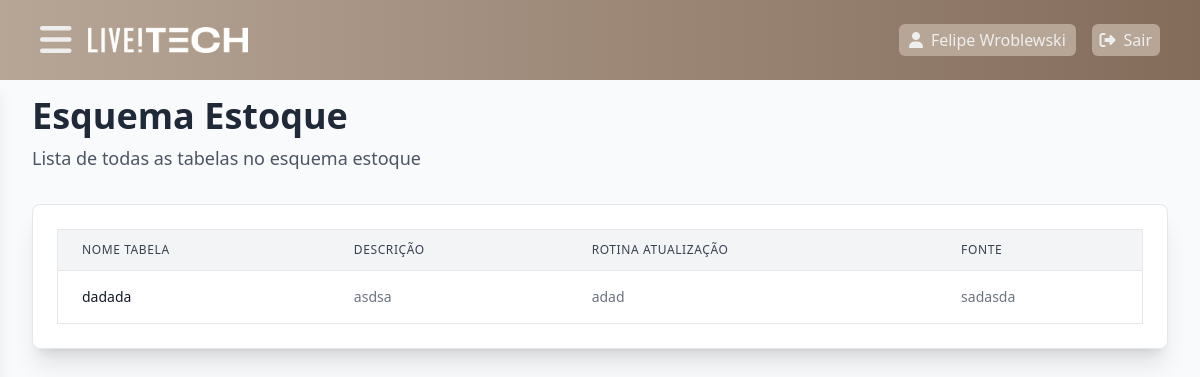
The app's page /esquemaApi/Api (signed in), older data.
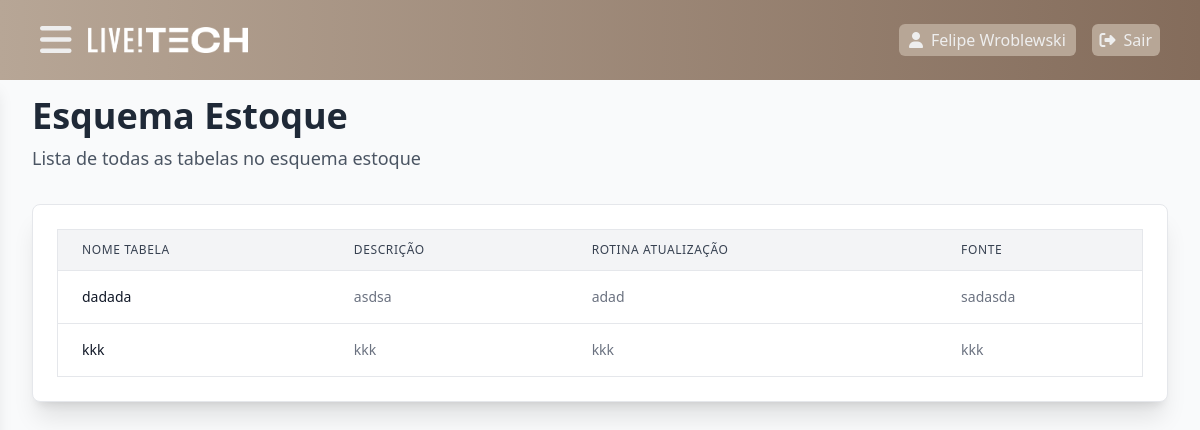
The same page, newer data.
### app/models.py (models this page shows)
class User(db.Model, UserMixin):
    id = db.Column(db.Integer, primary_key=True)
    nome = db.Column(db.String, nullable=False, default="Indivíduo Indigente")
    email = db.Column(db.String, nullable=False)
    senha = db.Column(db.String, nullable=True)
    adm = db.Column(db.Boolean, default=False)
    def puxar_nome(self):
        return self.nome

class Tabela(db.Model):
    id = db.Column(db.Integer, primary_key=True)
    nome_tabela = db.Column(db.String, nullable=False)
    descricao_tabela = db.Column(db.String, nullable=True)
    esquema = db.Column(db.String, nullable=False)
    dag_id = db.Column(db.Integer, db.ForeignKey('dag.id', name="fk_tabela_dag"), nullable=False)
    origem_id = db.Column(db.Integer, db.ForeignKey('origem.id', name="fk_tabela_origem"), nullable=False)
    dag = db.relationship('Dag', back_populates='tabelas')
    origem = db.relationship('Origem', back_populates='tabelas')
    colunas = db.relationship('Colunas', back_populates='tabela', lazy=True, cascade="all, delete-orphan")

class Dag(db.Model):
    id = db.Column(db.Integer, primary_key=True)
    dag = db.Column(db.String, nullable=False)
    schedule = db.Column(db.String, nullable=False)
    tabelas = db.relationship('Tabela', back_populates='dag', lazy=True)

class Origem(db.Model):
    id = db.Column(db.Integer, primary_key=True)
    sistema_origem = db.Column(db.String, nullable=False)
    tabela_origem = db.Column(db.String, nullable=False)
    tabelas = db.relationship('Tabela', back_populates='origem', lazy=True)

### app/views.py (the view)
@app.route('/esquemaApi/<string:nome_esquema>', methods=['GET'])
@login_required
def esquemaApi(nome_esquema):
    tabelas_do_esquema = get_tabelas_por_esquema(nome_esquema)
    return render_template('Esquemas/esquemaApi.html', esquema_atual=nome_esquema, tabelas=tabelas_do_esquema)

### app/models.py (called while the page is built)
@login_manager.user_loader
def load_user(user_id):
    return User.query.get(user_id)

### app/views.py (called while the page is built)
@app.after_request
def add_header(response):
    response.cache_control.no_store = True
    return response

@app.context_processor
def inject_user():
    return dict(current_user=current_user)

def get_tabelas_por_esquema(nome_esquema):
    from sqlalchemy.orm import joinedload
    tabelas = Tabela.query.options(
        joinedload(Tabela.dag),
        joinedload(Tabela.origem)
    ).filter_by(esquema=nome_esquema).all()
    return tabelas

### app/templates/Esquemas/esquemaApi.html
{% extends 'base.html' %}
{% block content %}
{% include 'navbar.html' %}
    <div class="h-screen w-full bg-brancoCinza">
        <div class="p-8 font-sans bg-gray-50 min-h-screen">
        <h1 class="text-4xl font-bold text-gray-800 mb-2 mt-16">Esquema Estoque</h1>
        <p class="text-lg text-gray-600 mb-8">Lista de todas as tabelas no esquema estoque</p>
        <div class="bg-white shadow-xl rounded-lg p-6 border border-gray-200">
            <div class="overflow-x-auto">
                <table class="min-w-full divide-y divide-gray-200 border border-gray-200 rounded-lg">
                    <thead class="bg-gray-100">
                        <tr>
                            <th scope="col" class="px-6 py-3 text-left text-xs font-medium text-gray-700 uppercase tracking-wider">Nome Tabela</th>
                            <th scope="col" class="px-6 py-3 text-left text-xs font-medium text-gray-700 uppercase tracking-wider">Descrição</th>
                            <th scope="col" class="px-6 py-3 text-left text-xs font-medium text-gray-700 uppercase tracking-wider">Rotina Atualização</th>
                            <th scope="col" class="px-6 py-3 text-left text-xs font-medium text-gray-700 uppercase tracking-wider">Fonte</th>
                        </tr>
                    </thead>
                    <tbody class="bg-white divide-y divide-gray-200">
                        {% for tabela in tabelas %}
                            <tr>
                                <td class="px-6 py-4 whitespace-nowrap text-sm font-medium text-gray-900">
                                    <a href="{{'tabelasApi'}}">{{ tabela.nome_tabela }}</a>
                                </td>
                                <td class="px-6 py-4 whitespace-nowrap text-sm text-gray-500">{{ tabela.descricao_tabela }}</td>
                                <td class="px-6 py-4 whitespace-nowrap text-sm text-gray-500">{{ tabela.dag.schedule }}</td>
                                <td class="px-6 py-4 whitespace-nowrap text-sm text-gray-500">{{ tabela.origem.sistema_origem }}</td>
                            </tr>
                        {% endfor %}
                    </tbody>
                </table>
            </div>
        </div>
    </div>
</div>
{% endblock %}

### app/templates/base.html (shortened to what this page needs)
<!DOCTYPE html>
<html lang="pt-br" class="h-full">
<head>
    <link rel="stylesheet" href="https://cdnjs.cloudflare.com/ajax/libs/font-awesome/6.5.0/css/all.min.css">
    <link rel="stylesheet" href="https://cdnjs.cloudflare.com/ajax/libs/codemirror/5.65.16/codemirror.min.css">
    <link rel="stylesheet" href="https://cdnjs.cloudflare.com/ajax/libs/codemirror/5.65.16/theme/monokai.min.css">
    <link rel="stylesheet" href="{{ url_for('static', filename='css/main.css') }}">
</head>
<body class="">
    {% block content %}{% endblock %}
</body>
</html>

### app/templates/navbar.html (shortened to what this page needs)
<div class="p-0 m-0 box-border">
        <header class="flex items-center justify-between bg-gradient-to-r from-begePrincipal to-begeForte h-20 w-full flex-row text-brancoCinza fixed">
            <div class="flex items-center gap-4 ml-10">
                <button id="toogleSidebar">
                    <i class="fa-solid fa-bars text-4xl cursor-pointer"></i>
                </button>
                <a href="{{url_for('home')}}" class="decoration-0">
                    <img src="{{url_for('static', filename='imgs/livetech.png')}}" alt="" class="w-40">
                </a>
            </div>
            <div class="flex items-center gap-4 mr-10">
                <a href="{{url_for('home')}}" class="flex flex-row items-center gap-2 p-1 w-4/5 justify-center rounded-md bg-begePrincipal">
                    <i class="fa-solid fa-user"></i>
                    <h1>{{ current_user.puxar_nome() }}</h1>
                </a>
                <a href="{{url_for('logout')}}" class="bg-begePrincipal p-1 w-20 flex flex-row items-center gap-2 justify-center rounded-md">
                    <i class="fa-solid fa-right-from-bracket"></i>
                    <h1>Sair</h1>
                </a>
            </div>
        </header>
    </div>

Row changes from the older to the newer data that the page shows:
added Tabela: nome_tabela "kkk", descricao_tabela "kkk", dag.schedule "kkk", origem.sistema_origem "kkk"
